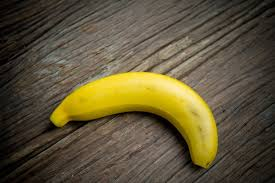
#> input picture PatternRecognition/lab9/image3.jpg, 275 x 183 px
$ python main.py
#> lines starting #> are read from the running program, lines starting #| are printed output that depends on the picture; after the words box and inside, x2 and y2 are one past the last pixel; in counts of white or black regions, pixels touching at a corner belong together
#> further down, color_img is the input picture: shape (183, 275, 3); mean B, G, R 57.3, 85.1, 95.5
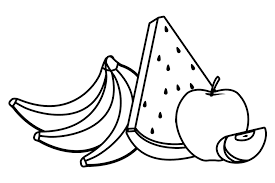
#> input picture PatternRecognition/lab9/image4.png, 275 x 183 px
#> further down, color_img_2 is the input picture: shape (183, 275, 3); min 0, max 255, mean 235.4
#> `grayscale_img = cv2.cvtColor(color_img, cv2.COLOR_BGR2GRAY)`:
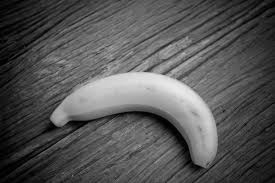
#> grayscale_img: shape (183, 275); min 0, max 236, mean 85.1
import cv2
import numpy as np
import matplotlib.pyplot as plt
from collections import deque


def region_growing(image, threshold, seed_point):
#> called with threshold = 30, seed_point = (91, 137)
    h, w = image.shape
#> h = 183; w = 275
    segmented_image = np.zeros_like(image, dtype=np.uint8)
    queue = deque([seed_point])
    segmented_image[seed_point] = 255

    current_mean = float(image[seed_point])
#> current_mean = 191
    region_size = 1

    neighbors = [(-1, 0), (1, 0), (0, -1), (0, 1),
                 (-1, -1), (-1, 1), (1, -1), (1, 1)]

    while queue:
        y, x = queue.popleft()

        for dy, dx in neighbors:
            ny, nx = y + dy, x + dx

            if 0 <= ny < h and 0 <= nx < w and segmented_image[ny, nx] == 0:
                pixel_intensity = image[ny, nx]

                if abs(float(pixel_intensity) - current_mean) <= threshold:
                    segmented_image[ny, nx] = 255
                    queue.append((ny, nx))

                    current_mean = (current_mean * region_size + pixel_intensity) / (region_size + 1)
                    region_size += 1
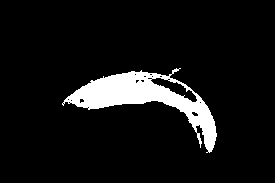
#> segmented_image: shape (183, 275); 7.9% white; 1 white region, box (x1, y1, x2, y2) and area: (62, 68, 217, 153) 3965
#> after the loop, current_mean = 188.9; region_size = 3965

    return segmented_image


def split_and_merge(image, threshold, min_size):
#> called with threshold = 0.1, min_size = 4
    img_float = image.astype(np.float64) / 255.0
    h, w = img_float.shape
#> h = 183; w = 275

    max_dim = max(h, w)
#> max_dim = 275
    next_pow_2 = 2 ** int(np.ceil(np.log2(max_dim)))
#> next_pow_2 = 512

    padded_img = np.zeros((next_pow_2, next_pow_2), dtype=np.float64)
    padded_img[:h, :w] = img_float

    segmented_map = np.zeros_like(padded_img)

    def split(y, x, size):
        """
        Рекурсивная функция разделения.
        """
#> called with y = 0, x = 0, size = 512
        # Извлекаем текущий регион
        roi = padded_img[y:y+size, x:x+size]

        # Считаем метрики однородности
        std_dev = np.std(roi)
#> std_dev = 0.379
        mean_val = np.mean(roi)
#> mean_val = 0.177

        if std_dev > threshold and size > min_size:
            new_size = size // 2
#> new_size = 256
            split(y, x, new_size)                     # Top-Left
#> call 2 of split, with y = 0, x = 0, size = 256
#> in split (call 2), `roi = padded_img[y:y+size, x:x+size]`:
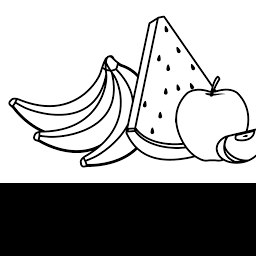
#> roi: shape (256, 256) float64; min 0, max 1, mean 0.657
#> in split (call 2), `std_dev = np.std(roi)`: std_dev = 0.466
#> in split (call 2), `mean_val = np.mean(roi)`: mean_val = 0.657
#> in split (call 4), `roi = padded_img[y:y+size, x:x+size]`: roi: shape (64, 64) float64; every value is 1
#> in split (call 4), `segmented_map[y:y+size, x:x+size] = mean_val`: segmented_map: shape (512, 512) float64; values 0 (black) and 1 (white), 1.6% white; 1 white region, box (x1, y1, x2, y2) and area: (0, 0, 64, 64) 4096
            split(y, x + new_size, new_size)          # Top-Right
#> in split (call 6), `roi = padded_img[y:y+size, x:x+size]`: roi: shape (32, 32) float64; every value is 1
            split(y + new_size, x, new_size)          # Bottom-Left
#> in split (call 8), `segmented_map[y:y+size, x:x+size] = mean_val`: segmented_map: shape (512, 512) float64; values 0 (black) and 1 (white), 2.7% white; 1 white region, box (x1, y1, x2, y2) and area: (0, 0, 128, 64) 7168
            split(y + new_size, x + new_size, new_size) # Bottom-Right
#> in split (call 11), `segmented_map[y:y+size, x:x+size] = mean_val`: segmented_map: shape (512, 512) float64; values 0 (black) and 1 (white), 2.9% white; 1 white region, box (x1, y1, x2, y2) and area: (0, 0, 128, 64) 7680
#> in split (call 13), `segmented_map[y:y+size, x:x+size] = mean_val`: segmented_map: shape (512, 512) float64; values 0 (black) and 1 (white), 3% white; 1 white region, box (x1, y1, x2, y2) and area: (0, 0, 128, 64) 7744
#> in split (call 15), `segmented_map[y:y+size, x:x+size] = mean_val`: segmented_map: shape (512, 512) float64; values 0 (black) and 1 (white), 3% white; 1 white region, box (x1, y1, x2, y2) and area: (0, 0, 128, 64) 7760
#> in split (call 16), `segmented_map[y:y+size, x:x+size] = mean_val`: segmented_map: shape (512, 512) float64; values 0 (black) and 1 (white), 3% white; 1 white region, box (x1, y1, x2, y2) and area: (0, 0, 128, 64) 7776
#> in split (call 17), `segmented_map[y:y+size, x:x+size] = mean_val`: segmented_map: shape (512, 512) float64; min 0, max 1, mean 0.0297
#> in split (call 18), `segmented_map[y:y+size, x:x+size] = mean_val`: segmented_map: shape (512, 512) float64; min 0, max 1, mean 0.0298
#> in split (call 20), `segmented_map[y:y+size, x:x+size] = mean_val`: segmented_map: shape (512, 512) float64; min 0, max 1, mean 0.0298
#> in split (call 21), `segmented_map[y:y+size, x:x+size] = mean_val`: segmented_map: shape (512, 512) float64; min 0, max 1, mean 0.0299
#> in split (call 22), `segmented_map[y:y+size, x:x+size] = mean_val`: segmented_map: shape (512, 512) float64; min 0, max 1, mean 0.03
#> in split (call 23), `segmented_map[y:y+size, x:x+size] = mean_val`: segmented_map: shape (512, 512) float64; min 0, max 1, mean 0.03
#> in split (call 25), `segmented_map[y:y+size, x:x+size] = mean_val`: segmented_map: shape (512, 512) float64; min 0, max 1, mean 0.03
#> in split (call 26), `segmented_map[y:y+size, x:x+size] = mean_val`: segmented_map: shape (512, 512) float64; min 0, max 1, mean 0.0301
#> in split (call 27), `segmented_map[y:y+size, x:x+size] = mean_val`: segmented_map: shape (512, 512) float64; min 0, max 1, mean 0.0301
#> in split (call 28), `segmented_map[y:y+size, x:x+size] = mean_val`: segmented_map: shape (512, 512) float64; min 0, max 1, mean 0.0301
#> in split (call 30), `segmented_map[y:y+size, x:x+size] = mean_val`: segmented_map: shape (512, 512) float64; min 0, max 1, mean 0.0304
#> in split (call 31), `std_dev = np.std(roi)`: std_dev = 0
#> in split (call 31), `mean_val = np.mean(roi)`: mean_val = 1
#> in split (call 31), `segmented_map[y:y+size, x:x+size] = mean_val`:
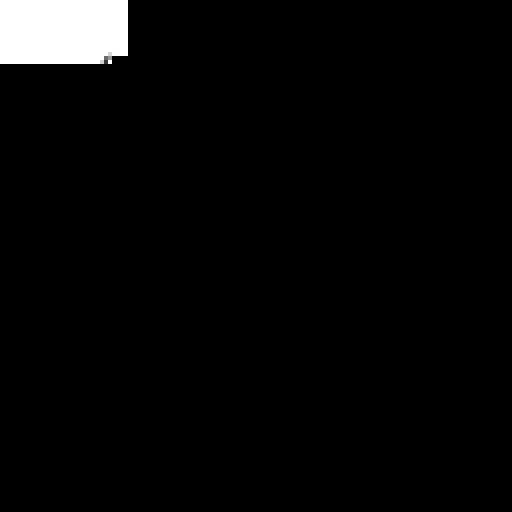
#> segmented_map: shape (512, 512) float64; min 0, max 1, mean 0.0306
#> in split (call 33), `segmented_map[y:y+size, x:x+size] = mean_val`: segmented_map: shape (512, 512) float64; 0.01% of pixels changed, all inside (x1, y1, x2, y2) = (112, 56, 116, 60)
#> in split (call 34), `segmented_map[y:y+size, x:x+size] = mean_val`: segmented_map: shape (512, 512) float64; min 0, max 1, mean 0.0307
#> in split (call 35), `segmented_map[y:y+size, x:x+size] = mean_val`: segmented_map: shape (512, 512) float64; min 0, max 1, mean 0.0308
#> in split (call 36), `segmented_map[y:y+size, x:x+size] = mean_val`: segmented_map: shape (512, 512) float64; min 0, max 1, mean 0.0308
#> in split (call 37), `segmented_map[y:y+size, x:x+size] = mean_val`: segmented_map: shape (512, 512) float64; min 0, max 1, mean 0.031
        else:
            segmented_map[y:y+size, x:x+size] = mean_val

    split(0, 0, next_pow_2)
#> in split (call 38), `roi = padded_img[y:y+size, x:x+size]`:
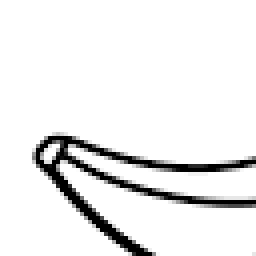
#> roi: shape (64, 64) float64 (shown 4 times larger); min 0, max 1, mean 0.924
#> in split (call 38), `std_dev = np.std(roi)`: std_dev = 0.244
#> in split (call 38), `mean_val = np.mean(roi)`: mean_val = 0.924

    result = segmented_map[:h, :w]
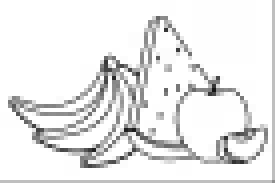
#> result: shape (183, 275) float64; min 0.0814, max 1, mean 0.916
    return (result * 255).astype(np.uint8)


image_path_1 = 'image3.jpg'
color_img = cv2.imread(image_path_1)
image_path_2 = 'image4.png'
color_img_2 = cv2.imread(image_path_2)

if color_img is None or color_img_2 is None:
    print(f"Ошибка: Не удалось загрузить одно или оба изображения. Проверьте пути.")
else:
    grayscale_img = cv2.cvtColor(color_img, cv2.COLOR_BGR2GRAY)
    grayscale_img_2 = cv2.cvtColor(color_img_2, cv2.COLOR_BGR2GRAY)

    # --- МЕТОД РОСТА ОБЛАСТЕЙ ---
    rg_threshold = 30

    seed = (grayscale_img.shape[0] // 2, grayscale_img.shape[1] // 2)
    segmented_rg = region_growing(grayscale_img, rg_threshold, seed)

    # --- РАЗДЕЛЕНИЕ И СЛИЯНИЕ ---
    sm_threshold = 0.1
    sm_min_size = 4

    segmented_sm = split_and_merge(grayscale_img_2, sm_threshold, sm_min_size)

    fig, axes = plt.subplots(1, 4, figsize=(18, 5))
    titles = [
        f'Исходное',
        f'Рост областей (Порог={rg_threshold})',
        f'Исходное',
        f'Разделение и слияние (Порог={sm_threshold}, Min Size={sm_min_size})'
    ]
    images = [grayscale_img, segmented_rg, grayscale_img_2, segmented_sm]

    for i in range(4):
        axes[i].imshow(images[i], cmap='gray')
        axes[i].set_title(titles[i], fontsize=10)
        axes[i].axis('off')

    plt.tight_layout()
    plt.show()
